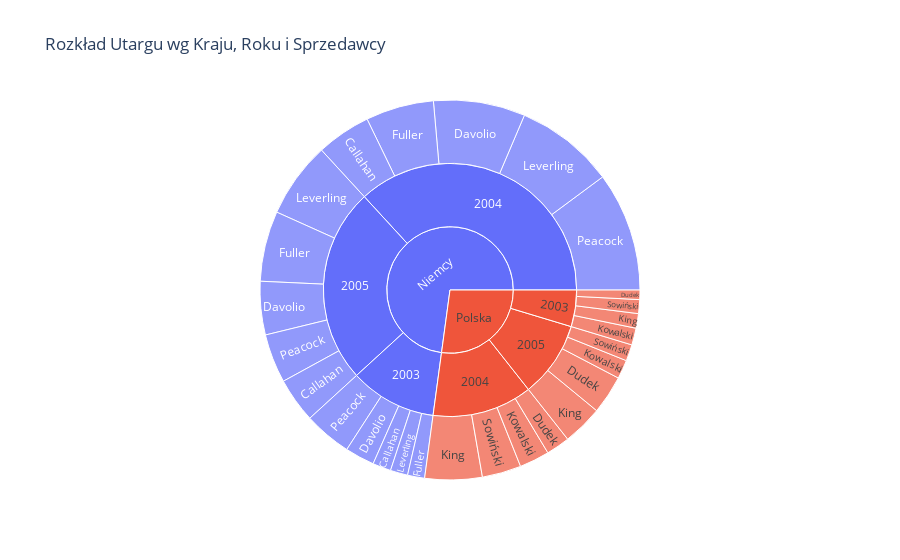

Notebook code cell kept with this figure:
### Code cell
fig3 = px.sunburst(df, path=['Kraj', 'rok', 'Sprzedawca'], values='Utarg', title='Rozkład Utargu wg Kraju, Roku i Sprzedawcy')
fig3.show()

### Figure 1 — Plotly figure (JSON) as saved in the notebook; plotly's stock layout.template omitted (floating-point values rounded to 4 significant figures)
{"data": [{"branchvalues": "total", "domain": {"x": [0.0, 1.0], "y": [0.0, 1.0]}, "hovertemplate": "labels=%{label}<br>Utarg=%{value}<br>parent=%{parent}<br>id=%{id}<extra></extra>", "ids": ["Polska/2003/Kowalski", "Polska/2003/Sowiński", "Niemcy/2003/Peacock", "Niemcy/2003/Leverling", "Polska/2003/Dudek", "Niemcy/2003/Davolio", "Niemcy/2003/Callahan", "Niemcy/2003/Fuller", "Polska/2003/King", "Niemcy/2004/Callahan", "Niemcy/2004/Fuller", "Niemcy/2004/Davolio", "Polska/2004/Sowiński", "Polska/2004/Kowalski", "Niemcy/2004/Peacock", "Polska/2004/King", "Niemcy/2004/Leverling", "Polska/2004/Dudek", "Polska/2005/King", "Niemcy/2005/Leverling", "Niemcy/2005/Davolio", "Polska/2005/Sowiński", "Niemcy/2005/Callahan", "Niemcy/2005/Fuller", "Polska/2005/Dudek", "Niemcy/2005/Peacock", "Polska/2005/Kowalski", "Polska/2003", "Niemcy/2003", "Niemcy/2004", "Polska/2004", "Polska/2005", "Niemcy/2005", "Polska", "Niemcy"], "labels": ["Kowalski", "Sowiński", "Peacock", "Leverling", "Dudek", "Davolio", "Callahan", "Fuller", "King", "Callahan", "Fuller", "Davolio", "Sowiński", "Kowalski", "Peacock", "King", "Leverling", "Dudek", "King", "Leverling", "Davolio", "Sowiński", "Callahan", "Fuller", "Dudek", "Peacock", "Kowalski", "2003", "2003", "2004", "2004", "2005", "2005", "Polska", "Niemcy"], "name": "", "parents": ["Polska/2003", "Polska/2003", "Niemcy/2003", "Niemcy/2003", "Polska/2003", "Niemcy/2003", "Niemcy/2003", "Niemcy/2003", "Polska/2003", "Niemcy/2004", "Niemcy/2004", "Niemcy/2004", "Polska/2004", "Polska/2004", "Niemcy/2004", "Polska/2004", "Niemcy/2004", "Polska/2004", "Polska/2005", "Niemcy/2005", "Niemcy/2005", "Polska/2005", "Niemcy/2005", "Niemcy/2005", "Polska/2005", "Niemcy/2005", "Polska/2005", "Polska", "Niemcy", "Niemcy", "Polska", "Polska", "Niemcy", "", ""], "values": [17670.0, 14520.0, 49950.0, 18220.0, 9895.0, 30860.0, 19160.0, 17810.0, 15230.0, 56950.0, 71170.0, 95850.0, 40830.0, 31430.0, 124700.0, 59830.0, 103700.0, 24760.0, 41900.0, 79250.0, 55790.0, 17180.0, 46920.0, 73520.0, 40400.0, 51160.0, 19690.0, 57310.0, 136000.0, 452300.0, 156800.0, 119200.0, 306600.0, 333300.0, 895000.0], "type": "sunburst"}], "layout": {"legend": {"tracegroupgap": 0}, "title": {"text": "Rozkład Utargu wg Kraju, Roku i Sprzedawcy"}}}
